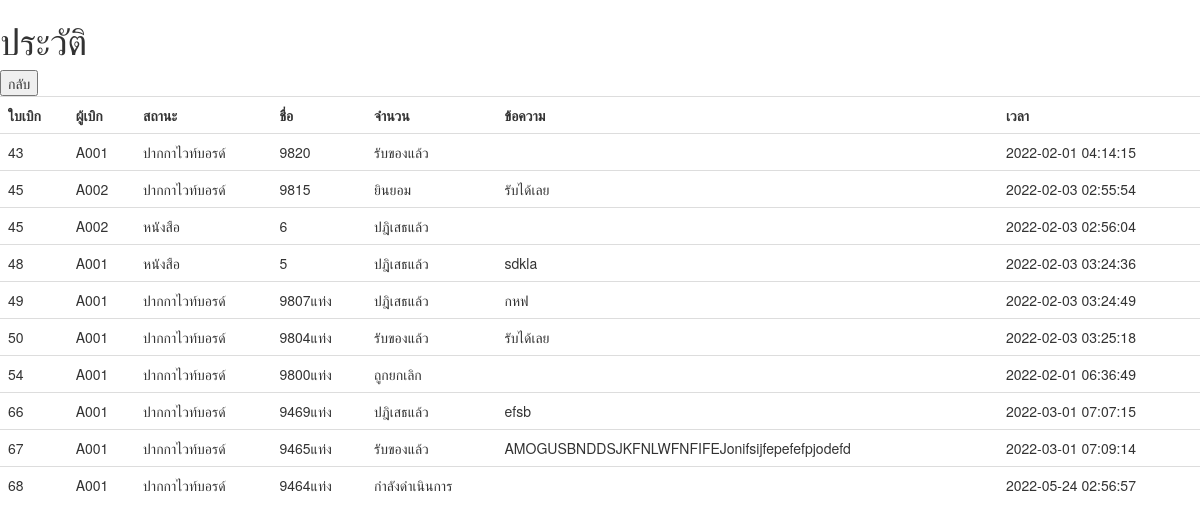
The app's page /His.php with its own data.
### tables this page shows
CREATE TABLE `send` (
  `ID` int(11) NOT NULL,
  `OrderID` int(11) NOT NULL,
  `BILL` varchar(255) NOT NULL,
  `name` varchar(255) NOT NULL,
  `price` int(11) NOT NULL,
  `number` int(11) NOT NULL,
  `amount` int(11) NOT NULL,
  `unit` varchar(255) NOT NULL,
  `picture` varchar(255) NOT NULL,
  `time` timestamp NOT NULL DEFAULT current_timestamp(),
  `Status` text DEFAULT NULL,
  `mess` text NOT NULL,
  `sendtime` datetime NOT NULL DEFAULT current_timestamp()
);

### His.php (the view, shortened to what this page needs)
<?php
include 'db.php';
$connection=new mysqli($server_name,$user_name,$password,$database);
?>
<!DOCTYPE html>
<html>
<head>
  		<link rel="stylesheet" href="https://maxcdn.bootstrapcdn.com/bootstrap/3.4.1/css/bootstrap.min.css">
		<link rel="stylesheet" href="https://cdnjs.cloudflare.com/ajax/libs/font-awesome/4.7.0/css/font-awesome.min.css">
		<link rel="stylesheet" type="text/css" href="Face.css">
</head>
<body>
	<h1>ประวัติ</h1>
	<form action="Admin.php" method="post">
		<button>กลับ</button>
	</form>
	<table class="table table-hover">
		<th>ใบเบิก</th>
		<th>ผู้เบิก</th>
		<th>สถานะ</th>
		<th>ชื่อ</th>
		<th>จำนวน</th>
		<th>ข้อความ</th>
		<th>เวลา</th>
		<?php
			$kk = "SELECT * FROM send";
                    $ll=$connection->query($kk);
                    while($rr=mysqli_fetch_assoc($ll))
                    {
                    	?>
                        <tr>
						<td><?php echo $rr['OrderID']; ?></td>
						<td><?php echo $rr['BILL']; ?></td>
						<td><?php echo $rr['name'];?></td>
						<td><?php echo $rr['number']; echo $rr['unit']; ?></td>
						<td><?php echo $rr['Status'];?></td>
						<td><?php echo $rr['mess'];?></td>
						<td><?php echo $rr['time']; ?></td>
                        </tr>
            <?php
        }
		?>
	</table>
</body>
</html>

### records on screen
send: OrderID "43", BILL "A001", name "ปากกาไวท์บอรด์", number "9820", Status "รับของแล้ว", time "2022-02-01 04:14:15"
send: OrderID "45", BILL "A002", name "ปากกาไวท์บอรด์", number "9815", Status "ยินยอม", mess "รับได้เลย", time "2022-02-03 02:55:54"
send: OrderID "45", BILL "A002", name "หนังสือ", number "6", Status "ปฎิเสธแล้ว", time "2022-02-03 02:56:04"
send: OrderID "48", BILL "A001", name "หนังสือ", number "5", Status "ปฎิเสธแล้ว", mess "sdkla", time "2022-02-03 03:24:36"
send: OrderID "49", BILL "A001", name "ปากกาไวท์บอรด์", number "9807", unit "แท่ง", Status "ปฎิเสธแล้ว", mess "กหฟ", time "2022-02-03 03:24:49"
send: OrderID "50", BILL "A001", name "ปากกาไวท์บอรด์", number "9804", unit "แท่ง", Status "รับของแล้ว", mess "รับได้เลย", time "2022-02-03 03:25:18"
send: OrderID "54", BILL "A001", name "ปากกาไวท์บอรด์", number "9800", unit "แท่ง", Status "ถูกยกเลิก", time "2022-02-01 06:36:49"
send: OrderID "66", BILL "A001", name "ปากกาไวท์บอรด์", number "9469", unit "แท่ง", Status "ปฎิเสธแล้ว", mess "efsb", time "2022-03-01 07:07:15"
send: OrderID "67", BILL "A001", name "ปากกาไวท์บอรด์", number "9465", unit "แท่ง", Status "รับของแล้ว", mess "AMOGUSBNDDSJKFNLWFNFIFEJonifsijfepefefpjodefd", time "2022-03-01 07:09:14"
send: OrderID "68", BILL "A001", name "ปากกาไวท์บอรด์", number "9464", unit "แท่ง", Status "กำลังดำเนินการ", time "2022-05-24 02:56:57"
